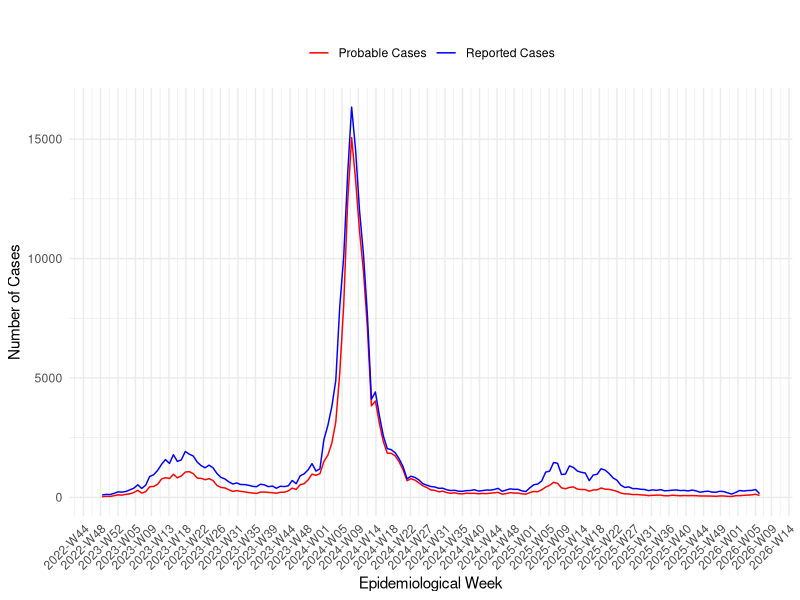
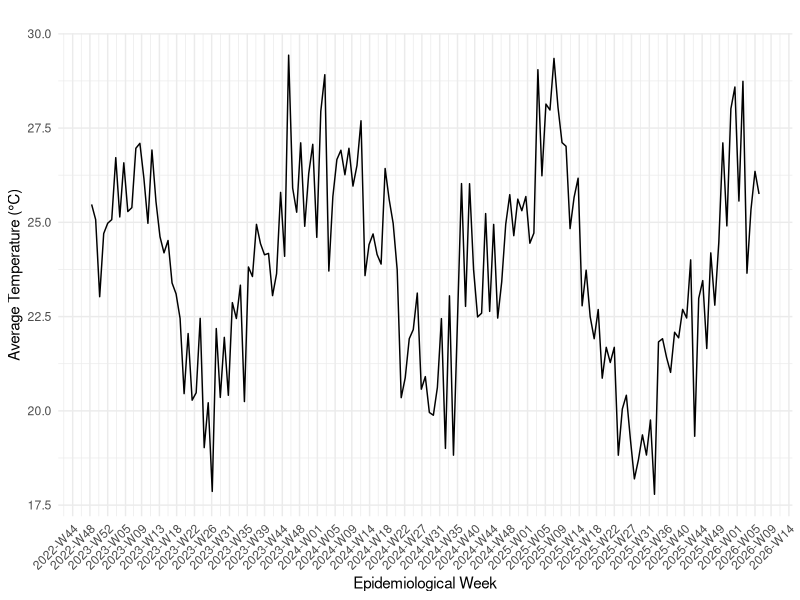
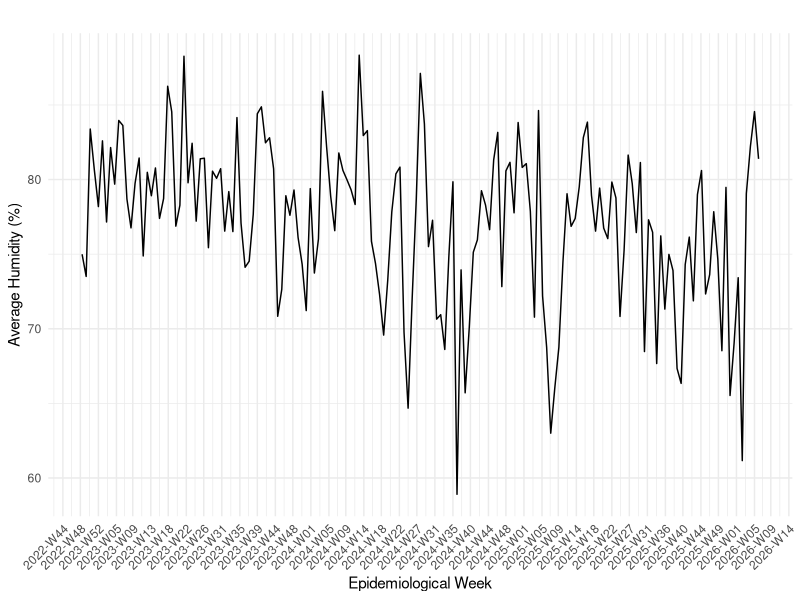
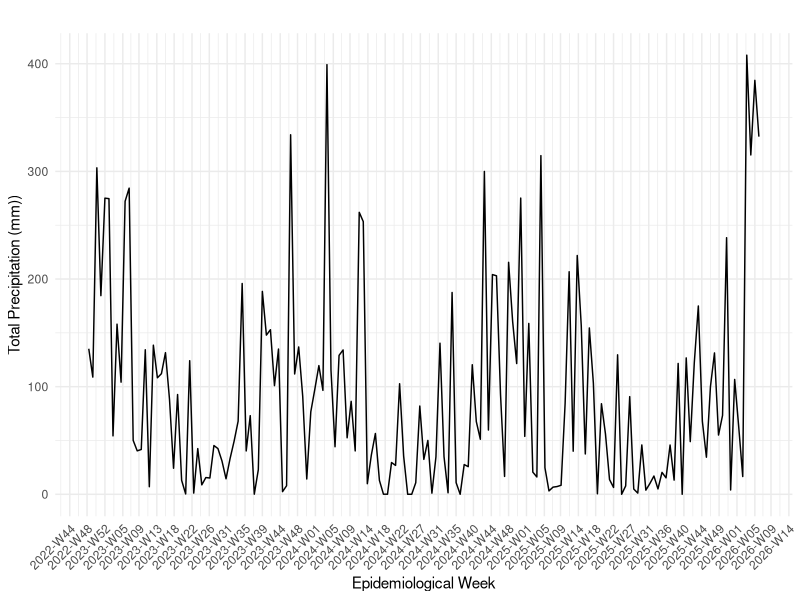
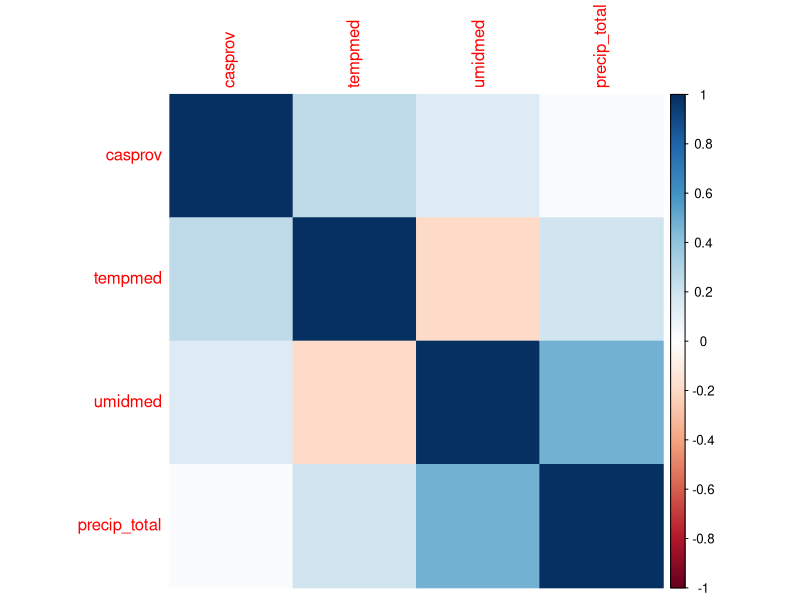
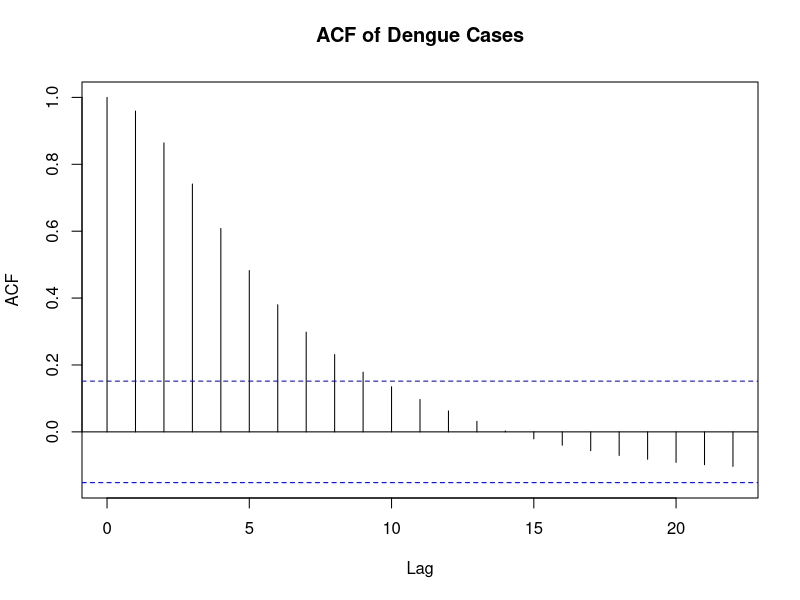
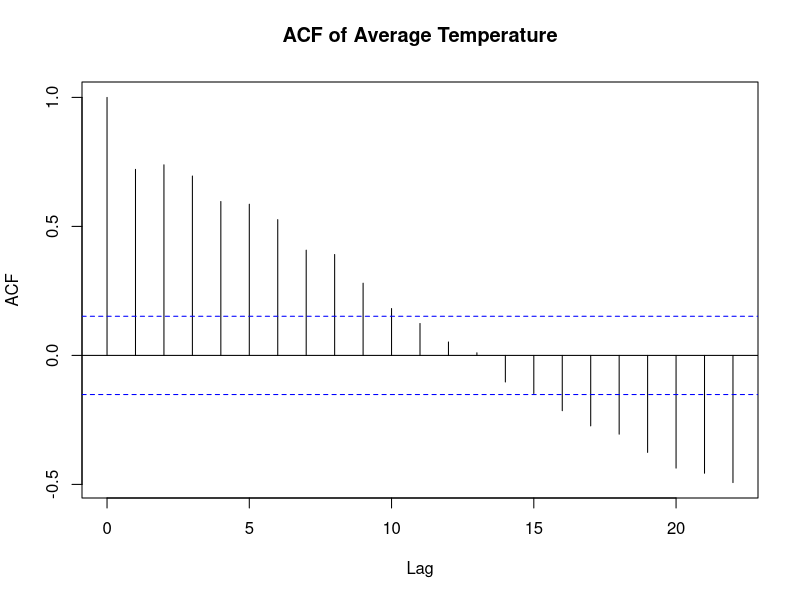
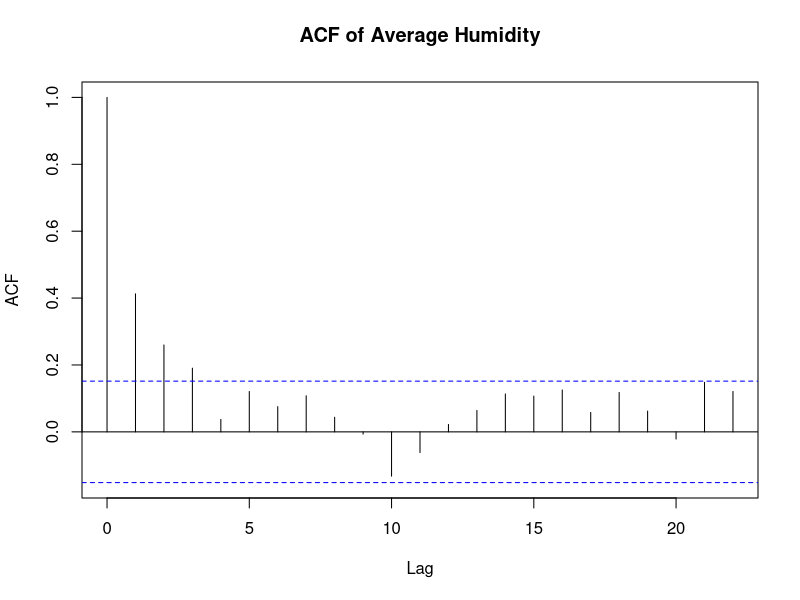

The R source for these figures, in order:
## ---- chunk 1
library(tidyverse)
library(ggplot2)
library(corrplot)
knitr::opts_chunk$set(
  collapse = TRUE
)
dengue_climate_rj <- read_csv("../data/dengue_climate_rj.csv")
## ---- chunk 2
ggplot() +
  geom_line(data = dengue_climate_rj, 
            aes(x = data_iniSE, y = casprov, color = "Probable Cases")) +
  geom_line(data = dengue_climate_rj, 
            aes(x = data_iniSE, y = casos, color = "Reported Cases")) +
  labs(title = "", x = "Epidemiological Week", y = "Number of Cases") + 
  scale_x_date(date_labels = "%Y-W%V", date_breaks = "1 month") +
  scale_color_manual(values = c("Reported Cases" = "blue",
                                "Probable Cases" = "red")) +
  theme_minimal() +
  theme(axis.text.x = element_text(angle = 45, hjust = 1),
        legend.title = element_blank(),
        legend.position = "top")
## ---- chunk 3
ggplot(dengue_climate_rj, aes(x = data_iniSE)) +
  geom_line(aes(y = tempmed)) +
  labs(title = "", x = "Epidemiological Week", y = "Average Temperature (°C)") +
  scale_x_date(date_labels = "%Y-W%V", date_breaks = "1 month") +
  theme_minimal() +
  theme(axis.text.x = element_text(angle = 45, hjust = 1),
        legend.title = element_blank(),
        )
## ---- chunk 4
ggplot(dengue_climate_rj, aes(x = data_iniSE)) +
  geom_line(aes(y = umidmed)) +
  labs(title = "", x = "Epidemiological Week", y = "Average Humidity (%)") +
  scale_x_date(date_labels = "%Y-W%V", date_breaks = "1 month") +
  theme_minimal() +
  theme(axis.text.x = element_text(angle = 45, hjust = 1),
        legend.title = element_blank(),
        )
## ---- chunk 5
ggplot(dengue_climate_rj, aes(x = data_iniSE)) +
  geom_line(aes(y = precip_total)) +
  labs(title = "", x = "Epidemiological Week", y = "Total Precipitation (mm))") +
  scale_x_date(date_labels = "%Y-W%V", date_breaks = "1 month") +
  theme_minimal() +
  theme(axis.text.x = element_text(angle = 45, hjust = 1),
        legend.title = element_blank(),
        )
## ---- chunk 6
cor_data <- dengue_climate_rj %>%
  select(casprov, tempmed, umidmed, precip_total) %>%
  drop_na()
cor_matrix <- cor(cor_data)
corrplot::corrplot(cor_matrix, method = "color")
## ---- chunk 7
acf(dengue_climate_rj$casprov, main = "ACF of Dengue Cases")
acf(dengue_climate_rj$tempmed, main = "ACF of Average Temperature")
acf(dengue_climate_rj$umidmed, main = "ACF of Average Humidity")
acf(diff(dengue_climate_rj$casprov), main = "ACF of Differenced Dengue Cases")
acf(diff(dengue_climate_rj$tempmed), main = "ACF of Differenced Average Temperature")
## ---- chunk 8
ccf_temp <- ccf(diff(dengue_climate_rj$casprov), diff(dengue_climate_rj$tempmed), lag.max = 12)
ccf_umid <- ccf(diff(dengue_climate_rj$casprov), dengue_climate_rj$umidmed, lag.max = 12)
ccf_precip <- ccf(diff(dengue_climate_rj$casprov), diff(dengue_climate_rj$precip_total), lag.max = 12)
## ---- chunk 9
summary_results <- read_csv("../results/summary_results.csv")
knitr::kable(summary_results, caption = "Model Comparison Results", digits = 2)
